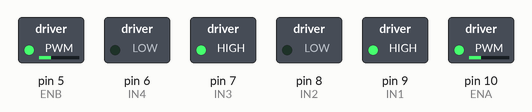
Bench run of a sketch on a simulated Arduino Nano, built with avr-gcc and run on an emulated ATmega328P. Shown: switched loads named in the sketch (green lamp = pin HIGH).

Above: at 0.05 s.
At 4.5 s:
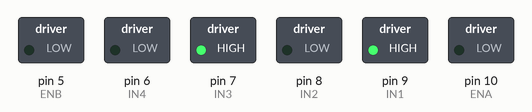
Timing chart, 0 to 5.2 s (numbered marks = the images above):
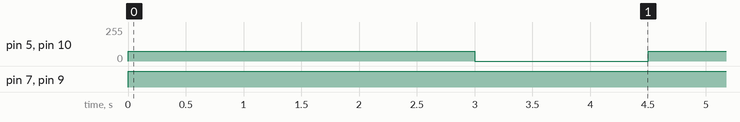

Measured:
- by itself, pin 5 (ENB), pin 10 (ENA): alternates 75/255 for 3.0 s and 0/255 for 1.5 s
- by itself, pin 7 (IN3), pin 9 (IN1): LOW → HIGH at 0.00 s

The sketch:

RobotAutootje.ino
```cpp
/*Robot autootje gemaakt door Konrad en Berend V6
 * Arduino Nano en L298N Dual H-bridge motor driver
 */

#define ENA 10 // Motor A speed control pin
#define IN1 9  // Motor A direction control pin 1
#define IN2 8  // Motor A direction control pin 2
#define ENB 5  // Motor B speed control pin
#define IN3 7  // Motor B direction control pin 1
#define IN4 6  // Motor B direction control pin 2

// Function prototypes
void driveMotors(int speedA, int speedB);
void controlMotors(int directionA, int directionB);
void stopMotors();

void setup() {
  // Setting pin modes
  pinMode(ENA, OUTPUT);
  pinMode(IN1, OUTPUT);
  pinMode(IN2, OUTPUT);
  pinMode(ENB, OUTPUT);
  pinMode(IN3, OUTPUT);
  pinMode(IN4, OUTPUT);
}

void loop() {
  controlMotors(1, 1); //(L, R)
  driveMotors(75, 75); // Motor A and Motor B run

  delay(3000); // Wait for 3 seconds

  // First motor runs continuously
  controlMotors(1, 1);
  driveMotors(0, 0); // Motor A runs, Motor B stops

  delay(1500); // Wait for 1.5 seconds

  // Second motor stops
}

// Sets the speeds of motors A and B
void driveMotors(int speedA, int speedB) {
  analogWrite(ENA, speedA);
  analogWrite(ENB, speedB);
}

// Sets the directions of motors A and B
void controlMotors(int directionA, int directionB) {
  digitalWrite(IN1, directionA);
  digitalWrite(IN2, !directionA);
  digitalWrite(IN3, directionB);
  digitalWrite(IN4, !directionB);
}
```
